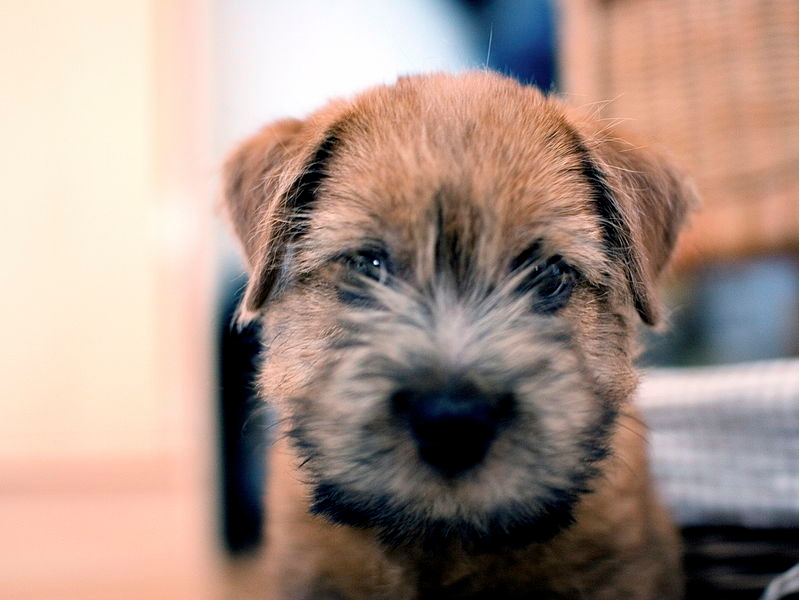
#> input picture computerPhotography/assignment6/images/source/sample/black.jpg, 800 x 600 px, given in place of sunriseSantaMonica.jpg, which was not available
$ python blend.py
#> lines starting #> are read from the running program, lines starting #| are printed output that depends on the picture; pictures that were not available may be replaced by others from this repository, and a replacement may not be noted
import numpy as np
import scipy.ndimage
import cv2
import os
import assignment6_test

"""
def gaussian(sigma, size):
    m = np.zeros((size, size))
    m[size/2, size/2] = 1
    return scipy.ndimage.gaussian_filter(m, sigma)
"""


if __name__ == "__main__":
    dirname = "../../images/seasons"
    white_img = cv2.imread(os.path.join(dirname, "sunriseSantaMonica.jpg"))
#> white_img is the input picture: shape (600, 800, 3); mean B, G, R 135.4, 145.9, 167.7
    white_img = cv2.resize(white_img, (white_img.shape[1]/4, white_img.shape[0]/4), interpolation=cv2.INTER_LANCZOS4)
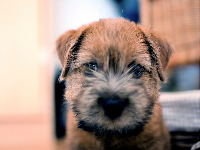
#> white_img: shape (150, 200, 3); mean B, G, R 135, 145.4, 167.2
    black_img = cv2.imread(os.path.join(dirname, "winterSkyWinterPark.jpg"))
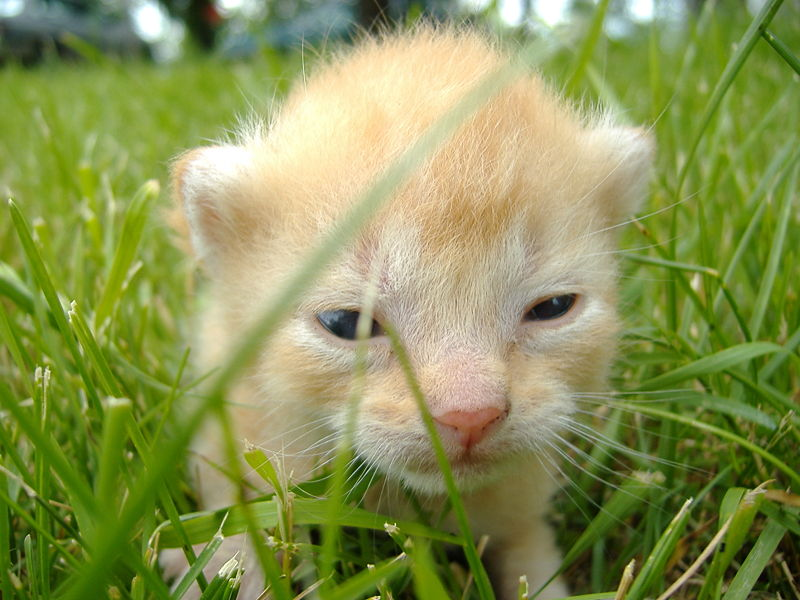
#> input picture computerPhotography/assignment6/images/source/sample/white.jpg, 800 x 600 px, given in place of winterSkyWinterPark.jpg, which was not available
#> black_img is the input picture: shape (600, 800, 3); mean B, G, R 84, 147.4, 137.2
    black_img = cv2.resize(black_img, (white_img.shape[1], white_img.shape[0]), interpolation=cv2.INTER_LANCZOS4)
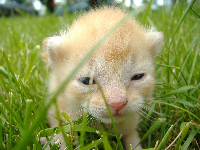
#> black_img: shape (150, 200, 3); mean B, G, R 83.8, 147.1, 137

    mask = np.zeros((100, 100, 3), np.uint8)
    points = np.matrix([  (2*mask.shape[1]/3, 0),
                (mask.shape[1], 0),
                (mask.shape[1], mask.shape[0]),
                (mask.shape[1]/3, mask.shape[0])])
#> (the run stopped early here; a loop or call above may not have finished)
